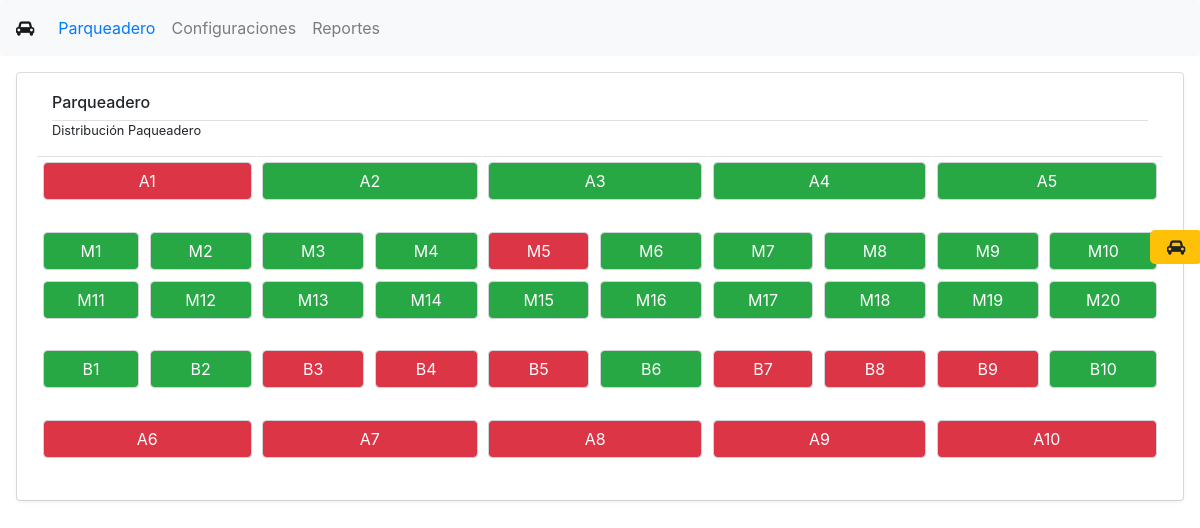
The page / on the database its author committed.
### tables this page shows
CREATE TABLE `parqueadero` (
  `id_parqueadero` int(11) NOT NULL AUTO_INCREMENT,
  `num_puesto` varchar(45) NOT NULL,
  `estado` tinyint(4) NOT NULL,
  `id_vehiculo` int(11) NOT NULL,
  PRIMARY KEY (`id_parqueadero`),
  KEY `id_vehiculo_idx` (`id_vehiculo`),
  CONSTRAINT `tipo_vehiculo` FOREIGN KEY (`id_vehiculo`) REFERENCES `vehiculo` (`id_vehiculo`) ON DELETE NO ACTION ON UPDATE NO ACTION
);

### controllers/qry.php (called while the page is built)
<?php
$Parking1 = $Portal->query("SELECT *,
							case estado
								when 1 then 'bg-success'
								when 0 then 'bg-danger salida'
							end bg FROM parqueadero WHERE num_puesto LIKE 'A%' LIMIT 5;");
$row_Parking1 = $Parking1->fetch_assoc();
$Parking2 = $Portal->query("SELECT *,
							case estado
								when 1 then 'bg-success'
								when 0 then 'bg-danger salida'
							end bg FROM parqueadero WHERE num_puesto LIKE 'M%' LIMIT 10;");
$row_Parking2 = $Parking2->fetch_assoc();
$Parking3 = $Portal->query("SELECT *,
							case estado
								when 1 then 'bg-success'
								when 0 then 'bg-danger salida'
							end bg FROM parqueadero WHERE num_puesto LIKE 'M%' LIMIT 10,10;");
$row_Parking3 = $Parking3->fetch_assoc();
$Parking4 = $Portal->query("SELECT *,
							case estado
								when 1 then 'bg-success'
								when 0 then 'bg-danger salida'
							end bg FROM parqueadero WHERE num_puesto LIKE 'B%' LIMIT 10;");
$row_Parking4 = $Parking4->fetch_assoc();
$Parking5 = $Portal->query("SELECT *,
							case estado
								when 1 then 'bg-success'
								when 0 then 'bg-danger salida'
							end bg FROM parqueadero WHERE num_puesto LIKE 'A%' LIMIT 5,5;");
$row_Parking5 = $Parking5->fetch_assoc();
?>

### index.php (the view, shortened to what this page needs)
<?php
include_once('connection/Portal.php');
include_once('controllers/qry.php');
?>
<!DOCTYPE html>
<html lang="es">
  <?php include('template/head.php'); ?>
  <?php $active='parking';?>
  <body>
	<?php include('template/nav_bar.php'); ?>
	<div class="container-fluid">
	  <div class="row">
		<div class="col-md-12 p-3">
		  <div class="card card-primary">
			<div class="card-body rounded shadow-sm">
			  <div class="col-md-12">
				<h6 class="border-bottom border-gray pb-2 mb-0">Parqueadero</h6>
				<p class="small lh-125">Distribución Paqueadero</p>
				<div class="row">
				  <table class="table table-sm">
					<tbody>
					  <tr>
						<?php
						  do {
							echo "<td colspan='2' id='puesto".$row_Parking1['id_parqueadero']."'><button type='button' class='form-control text-white ".$row_Parking1['bg']."' value='".$row_Parking1['id_parqueadero']."' />".$row_Parking1['num_puesto']."</td>";
						  } while ($row_Parking1 = mysqli_fetch_assoc($Parking1));
						?>
					  </tr>
					  <tr><td colspan="10"></td></tr>
					  <tr><td colspan="10"></td></tr>
					  <tr>
						<?php
						  do {
							echo "<td id='puesto".$row_Parking2['id_parqueadero']."'><button type='button' class='form-control text-white ".$row_Parking2['bg']."' value='".$row_Parking2['id_parqueadero']."' />".$row_Parking2['num_puesto']."</td>";
						  } while ($row_Parking2 = mysqli_fetch_assoc($Parking2));
						?>
					  </tr>
					  <tr>
						<?php
						  do {
							echo "<td id='puesto".$row_Parking3['id_parqueadero']."'><button type='button' class='form-control text-white ".$row_Parking3['bg']."' value='".$row_Parking3['id_parqueadero']."' />".$row_Parking3['num_puesto']."</td>";
						  } while ($row_Parking3 = mysqli_fetch_assoc($Parking3));
						?>
					  </tr>
					  <tr><td colspan="10"></td></tr>
					  <tr><td colspan="10"></td></tr>
					  <tr>
						<?php
						  do {
							echo "<td id='puesto".$row_Parking4['id_parqueadero']."'><button type='button' class='form-control text-white ".$row_Parking4['bg']."' value='".$row_Parking4['id_parqueadero']."' />".$row_Parking4['num_puesto']."</td>";
						  } while ($row_Parking4 = mysqli_fetch_assoc($Parking4));
						?>
					  </tr>
					  <tr><td colspan="10"></td></tr>
					  <tr><td colspan="10"></td></tr>
					  <tr>
						<?php
						  do {
							echo "<td colspan='2' id='puesto".$row_Parking5['id_parqueadero']."'><button type='button' class='form-control text-white ".$row_Parking5['bg']."' value='".$row_Parking5['id_parqueadero']."' />".$row_Parking5['num_puesto']."</td>";
						  } while ($row_Parking5 = mysqli_fetch_assoc($Parking5));
						?>
					  </tr>
					</tbody>
				  </table>
				</div>
			  </div>
			</div>
		  </div>
		</div>
	  </div>
		<div class="float-container">
		  <button class="btn btn-lg btn-warning fa fa-car" data-toggle="modal" data-target="#registraParking"></button>
		</div>
	</div>
  </body>
</html>

### template/head.php (shortened to what this page needs)
<head>
    <link rel="stylesheet" href="https://stackpath.bootstrapcdn.com/bootstrap/4.5.2/css/bootstrap.min.css">
	<link rel="stylesheet" href="https://cdnjs.cloudflare.com/ajax/libs/font-awesome/4.7.0/css/font-awesome.min.css">
</head>

### template/nav_bar.php (shortened to what this page needs)
<nav class="navbar navbar-expand-lg navbar-light bg-light rounded">
  <a class="navbar-brand fa fa-car" href="index.php"></a>
  <div class="collapse navbar-collapse" id="parking">
    <ul class="navbar-nav mr-auto">
<li class="nav-item <?php if($active=="parking") echo "active";?>">
  <a class="nav-link <?php if($active=="parking") echo "text-primary";?>" href="index.php">Parqueadero</a>
</li>
      <li class="nav-item <?php if($active=="configuracion") echo "active";?>">
        <a class="nav-link <?php if($active=="configuracion") echo "text-primary";?>" href="setup.php">Configuraciones</a>
      </li>
      <li class="nav-item <?php if($active=="reporte") echo "active";?>">
        <a class="nav-link <?php if($active=="reporte") echo "text-primary";?>" href="report.php">Reportes</a>
      </li>
    </ul>
  </div>
</nav>

### index.php (style rules this page uses)
.float-container { padding:0px; margin:0px; position:fixed; right:-130px; top:230px; width:180px; z-index: 1100; }
table, th, td, tr { border: 1px solid white; }

### rows shown on the page
parqueadero: $row_Parking1['id_parqueadero'] 1 (drawn), num_puesto "A1"
parqueadero: $row_Parking1['id_parqueadero'] 2 (drawn), num_puesto "A2"
parqueadero: $row_Parking1['id_parqueadero'] 3 (drawn), num_puesto "A3"
parqueadero: $row_Parking1['id_parqueadero'] 4 (drawn), num_puesto "A4"
parqueadero: $row_Parking1['id_parqueadero'] 5 (drawn), num_puesto "A5"
parqueadero: $row_Parking2['id_parqueadero'] 11 (drawn), num_puesto "M1"
parqueadero: $row_Parking2['id_parqueadero'] 12 (drawn), num_puesto "M2"
parqueadero: $row_Parking2['id_parqueadero'] 13 (drawn), num_puesto "M3"
parqueadero: $row_Parking2['id_parqueadero'] 14 (drawn), num_puesto "M4"
parqueadero: $row_Parking2['id_parqueadero'] 15 (drawn), num_puesto "M5"
parqueadero: $row_Parking2['id_parqueadero'] 16 (drawn), num_puesto "M6"
parqueadero: $row_Parking2['id_parqueadero'] 17 (drawn), num_puesto "M7"
parqueadero: $row_Parking2['id_parqueadero'] 18 (drawn), num_puesto "M8"
parqueadero: $row_Parking2['id_parqueadero'] 19 (drawn), num_puesto "M9"
parqueadero: $row_Parking2['id_parqueadero'] 20 (drawn), num_puesto "M10"
parqueadero: $row_Parking3['id_parqueadero'] 21 (drawn), num_puesto "M11"
parqueadero: $row_Parking3['id_parqueadero'] 22 (drawn), num_puesto "M12"
parqueadero: $row_Parking3['id_parqueadero'] 23 (drawn), num_puesto "M13"
parqueadero: $row_Parking3['id_parqueadero'] 24 (drawn), num_puesto "M14"
parqueadero: $row_Parking3['id_parqueadero'] 25 (drawn), num_puesto "M15"
parqueadero: $row_Parking3['id_parqueadero'] 26 (drawn), num_puesto "M16"
parqueadero: $row_Parking3['id_parqueadero'] 27 (drawn), num_puesto "M17"
parqueadero: $row_Parking3['id_parqueadero'] 28 (drawn), num_puesto "M18"
parqueadero: $row_Parking3['id_parqueadero'] 29 (drawn), num_puesto "M19"
parqueadero: $row_Parking3['id_parqueadero'] 30 (drawn), num_puesto "M20"
parqueadero: $row_Parking4['id_parqueadero'] 31 (drawn), num_puesto "B1"
parqueadero: $row_Parking4['id_parqueadero'] 32 (drawn), num_puesto "B2"
parqueadero: $row_Parking4['id_parqueadero'] 33 (drawn), num_puesto "B3"
parqueadero: $row_Parking4['id_parqueadero'] 34 (drawn), num_puesto "B4"
parqueadero: $row_Parking4['id_parqueadero'] 35 (drawn), num_puesto "B5"
parqueadero: $row_Parking4['id_parqueadero'] 36 (drawn), num_puesto "B6"
parqueadero: $row_Parking4['id_parqueadero'] 37 (drawn), num_puesto "B7"
parqueadero: $row_Parking4['id_parqueadero'] 38 (drawn), num_puesto "B8"
parqueadero: $row_Parking4['id_parqueadero'] 39 (drawn), num_puesto "B9"
parqueadero: $row_Parking4['id_parqueadero'] 40 (drawn), num_puesto "B10"
parqueadero: $row_Parking5['id_parqueadero'] 6 (drawn), num_puesto "A6"
parqueadero: $row_Parking5['id_parqueadero'] 7 (drawn), num_puesto "A7"
parqueadero: $row_Parking5['id_parqueadero'] 8 (drawn), num_puesto "A8"
parqueadero: $row_Parking5['id_parqueadero'] 9 (drawn), num_puesto "A9"
parqueadero: $row_Parking5['id_parqueadero'] 10 (drawn), num_puesto "A10"
